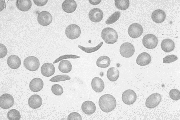
%> input picture Traitement d'image/TPs/tpimages/sickle1a.png, 180 x 120 px
$ octave TP3.m   (GNU Octave 9; MATLAB toolbox functions it lacks are replaced by stand-ins)
%> lines starting %> are read from the running program, lines starting %| are printed output that depends on the picture; in (x1, y1, x2, y2) boxes, pixels count from 0 and x2, y2 are one past the last pixel; in counts of white or black regions, pixels touching at a corner belong together; the program's own positions count from 1
### Traitement d'image/TPs/TP/otsu.m
function [seuil, I_BW] = otsu(I)
% OTSU automatic thresholding method

% obtenir la figure d'histogramme d'image
count = imhist(I,256);
[m,n]=size(I);
total = m*n;

sumB = 0;
wB = 0;
maximum = 0.0;
threshold1 = 0.0;
threshold2 = 0.0;
sum1 = sum((1:256).*count.'); % la moyenne
for ii=1:256
    wB = wB + count(ii);
    if (wB == 0)
        continue;
    end
    wF = total - wB;
    if (wF == 0)
        break;
    end
    sumB = sumB +  ii * count(ii);
    uB = sumB / wB; % la moyenne de niveau de gris de C1
    uF = (sum1 - sumB) / wF; % la moyenne de niveau de gris de C2
    V_inter = wB * wF * (uB - uF) * (uB - uF);
    if ( V_inter >= maximum )
        threshold1 = ii;
        if ( V_inter > maximum )
            threshold2 = ii;
        end
        maximum = V_inter;
    end
end
seuil = (threshold1 + threshold2 )/(2);

for i=1:m
    for j=1:n
        if I(i,j)>seuil
            I(i,j)=255;
        else
            I(i,j)=0;
        end
    end
end

I_BW = I;
% imshow(I_BW);
end

### Traitement d'image/TPs/TP/TP3.m
%% TP3 Comptage de cellules dans une image de microscpe
clc; clear all; close all;
addpath 'tpimages'
I = imread('sickle1a.png');
%> I is the input picture: size 120x180 uint8; min 122, max 255, mean 219.7
figure;subplot(121); imshow(I); title('image originale');
subplot(122); imhist(I);
title('histogramme de l''image');
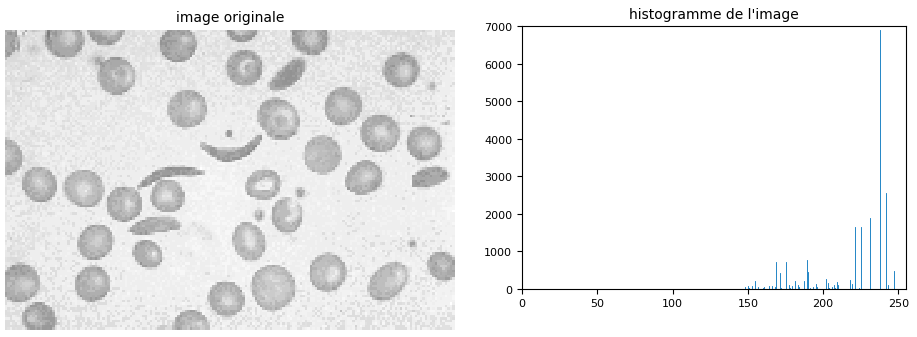
%> figure redrawn from the program's plot data, 2 panels

%% methode otsu
[seuil,imageBW] = otsu( I );
%> in otsu, `count = imhist(I,256);`: count = 256 values, max 6896 at index 239, min 0 at index 1, mean 84.38
%> in otsu, `sum1 = sum((1:256).*count.');`: sum1 = 4767880
%> after the loop in otsu, `for ii=1:256`: maximum = 2.68e+11; sumB = 4767112; threshold1 = 207; wB = 21600
%> in otsu, `seuil = (threshold1 + threshold2 )/(2);`: seuil = 207
%> after the loop in otsu, `for i=1:m`:
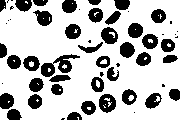
%> I: size 120x180 uint8; 74% white; 58 black regions (20 under 20 px), largest, box (x1, y1, x2, y2) and area: (41, 54, 80, 77) 376, (99, 94, 116, 113) 226, (101, 27, 118, 44) 202
%> seuil = 207
figure;
subplot(121); imshow(imageBW,[]); title('image binarise par la methode Otsu');

% matlab fonction
level = graythresh(I);
%> level = 0.808
imagBW2=im2bw(I,level);
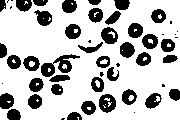
%> imagBW2: size 120x180 logical; 74.5% white; 53 black regions (15 under 20 px), largest, box (x1, y1, x2, y2) and area: (41, 54, 80, 77) 370, (99, 94, 116, 113) 225, (101, 27, 118, 44) 199
subplot(122); imshow(imagBW2,[]); title('image binarise par graythresh');
imageBW = ~imageBW;

%% labeliser et marquer les centroides des cellules
% removes from a binary image all connected components (objects) that have fewer than P pixels,
BW2 = bwareaopen(imageBW, 15);
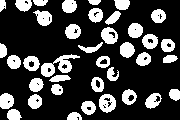
%> BW2: size 120x180 logical; 25.7% white; 38 white regions
figure;imshow(BW2); title('n谷gliger les petits composants');

% compter tous les composants avant pretraitement
[L, num] = bwlabel(BW2,8);
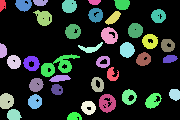
%> L: size 120x180 double; 39 distinct labels, from 0 to 38; one colour per label, 0 black
%> num = 38
stats = regionprops(L, 'basic');
%> stats = 38 regions; largest, box (x1, y1, x2, y2), Area and Centroid: (41, 54, 80, 77) 376 [58.7 66.2], (99, 94, 116, 113) 226 [107.8 103.8], (101, 27, 118, 44) 202 [109.7 36.3], (33, 10, 52, 26) 195 [44.2 18.3], (0, 93, 14, 109) 184 [7 101.7]
hold on
for i = 1 : num
   temp = stats(i).Centroid;
   text(temp(1), temp(2), num2str(i), 'color', 'r');
end
%> this loop made 38 passes
%> temp on passes 1 to 12: [3.16 5.62], [3.6 51.38], [7.04 101.7], [14.48 62.56], [14.4 115.5], [24.14 5.67], [32.16 63.84], [35.51 102.2], [36.74 85.46], [40.87 3.17], [44.22 18.34], [58.68 66.24]
title(sprintf('composant total est %d', num), 'FontWeight', 'Bold');
set(gcf, 'Position', get(0, 'ScreenSize'));
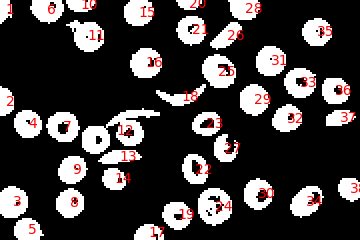
%> figure redrawn from the program's plot data; shown 2 times larger; its title reads 'composant total est 38'

%% essayer de s谷parer les composants collant
figure;
% cr谷er un 谷l谷ment structurant
SE3=strel('square',3);
SE5=strel('square',5);
% SE2=strel('disk',2);

% dilatation
BW = imdilate(BW2,SE3);
%> BW: size 120x180 logical; 37.3% white; 24 white regions, largest, box (x1, y1, x2, y2) and area: (0, 42, 81, 96) 1484, (77, 0, 131, 54) 836, (90, 76, 117, 114) 544
subplot(221);imshow(BW);title('dilate')
% erosion
BW = imerode(BW2,SE3);
%> BW: size 120x180 logical; 13.9% white; 42 white regions (3 under 20 px), largest, box (x1, y1, x2, y2) and area: (0, 94, 13, 108) 125, (121, 43, 134, 57) 124, (129, 24, 142, 37) 118
subplot(222);imshow(BW);title('erosion')
% ouvert
BW = imopen(BW2,SE3);
%> BW: size 120x180 logical; 24.8% white; 39 white regions, largest, box (x1, y1, x2, y2) and area: (99, 94, 116, 112) 210, (56, 55, 77, 73) 204, (101, 27, 118, 44) 193
subplot(223);imshow(BW);title('ouvert')
% fermeture
BW = imclose(BW2,SE3);
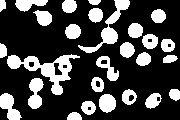
%> BW: size 120x180 logical; 27% white; 27 white regions, largest, box (x1, y1, x2, y2) and area: (7, 54, 80, 95) 995, (78, 0, 130, 53) 597, (28, 78, 44, 109) 328
subplot(224);imshow(BW);title('fermeture')
